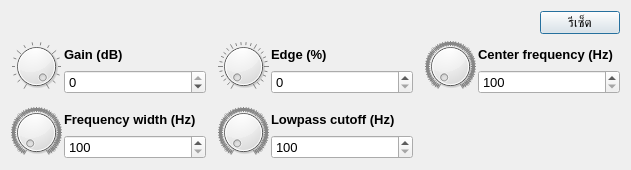
<?xml version="1.0" encoding="UTF-8"?>
<ui version="4.0">
 <class>DistortionFXDialog</class>
 <widget class="QDialog" name="DistortionFXDialog">
  <property name="geometry">
   <rect>
    <x>0</x>
    <y>0</y>
    <width>631</width>
    <height>170</height>
   </rect>
  </property>
  <property name="font">
   <font>
    <pointsize>10</pointsize>
   </font>
  </property>
  <property name="windowTitle">
   <string>Dialog</string>
  </property>
  <property name="locale">
   <locale language="English" country="UnitedStates"/>
  </property>
  <layout class="QVBoxLayout" name="verticalLayout_6">
   <item>
    <layout class="QHBoxLayout" name="horizontalLayout_3">
     <item>
      <spacer name="horizontalSpacer">
       <property name="orientation">
        <enum>Qt::Horizontal</enum>
       </property>
       <property name="sizeHint" stdset="0">
        <size>
         <width>40</width>
         <height>20</height>
        </size>
       </property>
      </spacer>
     </item>
     <item>
      <widget class="QPushButton" name="btnReset">
       <property name="text">
        <string>รีเซ็ต</string>
       </property>
      </widget>
     </item>
    </layout>
   </item>
   <item>
    <layout class="QGridLayout" name="gridLayout">
     <property name="spacing">
      <number>12</number>
     </property>
     <item row="0" column="0">
      <layout class="QHBoxLayout" name="horizontalLayout">
       <property name="spacing">
        <number>2</number>
       </property>
       <item>
        <widget class="QDial" name="dialGain">
         <property name="minimumSize">
          <size>
           <width>51</width>
           <height>51</height>
          </size>
         </property>
         <property name="maximumSize">
          <size>
           <width>51</width>
           <height>51</height>
          </size>
         </property>
         <property name="minimum">
          <number>-60</number>
         </property>
         <property name="maximum">
          <number>0</number>
         </property>
         <property name="notchesVisible">
          <bool>true</bool>
         </property>
        </widget>
       </item>
       <item>
        <layout class="QVBoxLayout" name="verticalLayout">
         <item>
          <widget class="QLabel" name="label">
           <property name="font">
            <font>
             <weight>75</weight>
             <bold>true</bold>
            </font>
           </property>
           <property name="text">
            <string>Gain (dB)</string>
           </property>
          </widget>
         </item>
         <item>
          <widget class="QSpinBox" name="spinGain">
           <property name="minimum">
            <number>-60</number>
           </property>
           <property name="maximum">
            <number>0</number>
           </property>
          </widget>
         </item>
        </layout>
       </item>
      </layout>
     </item>
     <item row="0" column="1">
      <layout class="QHBoxLayout" name="horizontalLayout_2">
       <property name="spacing">
        <number>2</number>
       </property>
       <item>
        <widget class="QDial" name="dialEdge">
         <property name="minimumSize">
          <size>
           <width>51</width>
           <height>51</height>
          </size>
         </property>
         <property name="maximumSize">
          <size>
           <width>51</width>
           <height>51</height>
          </size>
         </property>
         <property name="maximum">
          <number>100</number>
         </property>
         <property name="notchesVisible">
          <bool>true</bool>
         </property>
        </widget>
       </item>
       <item>
        <layout class="QVBoxLayout" name="verticalLayout_2">
         <item>
          <widget class="QLabel" name="label_2">
           <property name="font">
            <font>
             <weight>75</weight>
             <bold>true</bold>
            </font>
           </property>
           <property name="text">
            <string>Edge (%)</string>
           </property>
          </widget>
         </item>
         <item>
          <widget class="QSpinBox" name="spinEdge">
           <property name="maximum">
            <number>100</number>
           </property>
          </widget>
         </item>
        </layout>
       </item>
      </layout>
     </item>
     <item row="0" column="2">
      <layout class="QHBoxLayout" name="horizontalLayout_4">
       <property name="spacing">
        <number>2</number>
       </property>
       <item>
        <widget class="QDial" name="dialCF">
         <property name="minimumSize">
          <size>
           <width>51</width>
           <height>51</height>
          </size>
         </property>
         <property name="maximumSize">
          <size>
           <width>51</width>
           <height>51</height>
          </size>
         </property>
         <property name="minimum">
          <number>100</number>
         </property>
         <property name="maximum">
          <number>8000</number>
         </property>
         <property name="notchesVisible">
          <bool>true</bool>
         </property>
        </widget>
       </item>
       <item>
        <layout class="QVBoxLayout" name="verticalLayout_3">
         <item>
          <widget class="QLabel" name="label_3">
           <property name="font">
            <font>
             <weight>75</weight>
             <bold>true</bold>
            </font>
           </property>
           <property name="text">
            <string>Center frequency (Hz)</string>
           </property>
          </widget>
         </item>
         <item>
          <widget class="QSpinBox" name="spinCF">
           <property name="minimum">
            <number>100</number>
           </property>
           <property name="maximum">
            <number>8000</number>
           </property>
          </widget>
         </item>
        </layout>
       </item>
      </layout>
     </item>
     <item row="1" column="0">
      <layout class="QHBoxLayout" name="horizontalLayout_5">
       <property name="spacing">
        <number>2</number>
       </property>
       <item>
        <widget class="QDial" name="dialFW">
         <property name="minimumSize">
          <size>
           <width>51</width>
           <height>51</height>
          </size>
         </property>
         <property name="maximumSize">
          <size>
           <width>51</width>
           <height>51</height>
          </size>
         </property>
         <property name="minimum">
          <number>100</number>
         </property>
         <property name="maximum">
          <number>8000</number>
         </property>
         <property name="notchesVisible">
          <bool>true</bool>
         </property>
        </widget>
       </item>
       <item>
        <layout class="QVBoxLayout" name="verticalLayout_4">
         <item>
          <widget class="QLabel" name="label_4">
           <property name="font">
            <font>
             <weight>75</weight>
             <bold>true</bold>
            </font>
           </property>
           <property name="text">
            <string>Frequency width (Hz)</string>
           </property>
          </widget>
         </item>
         <item>
          <widget class="QSpinBox" name="spinFW">
           <property name="minimum">
            <number>100</number>
           </property>
           <property name="maximum">
            <number>8000</number>
           </property>
          </widget>
         </item>
        </layout>
       </item>
      </layout>
     </item>
     <item row="1" column="1">
      <layout class="QHBoxLayout" name="horizontalLayout_6">
       <property name="spacing">
        <number>2</number>
       </property>
       <item>
        <widget class="QDial" name="dialLow">
         <property name="minimumSize">
          <size>
           <width>51</width>
           <height>51</height>
          </size>
         </property>
         <property name="maximumSize">
          <size>
           <width>51</width>
           <height>51</height>
          </size>
         </property>
         <property name="minimum">
          <number>100</number>
         </property>
         <property name="maximum">
          <number>8000</number>
         </property>
         <property name="notchesVisible">
          <bool>true</bool>
         </property>
        </widget>
       </item>
       <item>
        <layout class="QVBoxLayout" name="verticalLayout_5">
         <item>
          <widget class="QLabel" name="label_5">
           <property name="font">
            <font>
             <weight>75</weight>
             <bold>true</bold>
            </font>
           </property>
           <property name="text">
            <string>Lowpass cutoff (Hz)</string>
           </property>
          </widget>
         </item>
         <item>
          <widget class="QSpinBox" name="spinLow">
           <property name="minimum">
            <number>100</number>
           </property>
           <property name="maximum">
            <number>8000</number>
           </property>
          </widget>
         </item>
        </layout>
       </item>
      </layout>
     </item>
    </layout>
   </item>
  </layout>
 </widget>
 <resources/>
 <connections/>
</ui>
